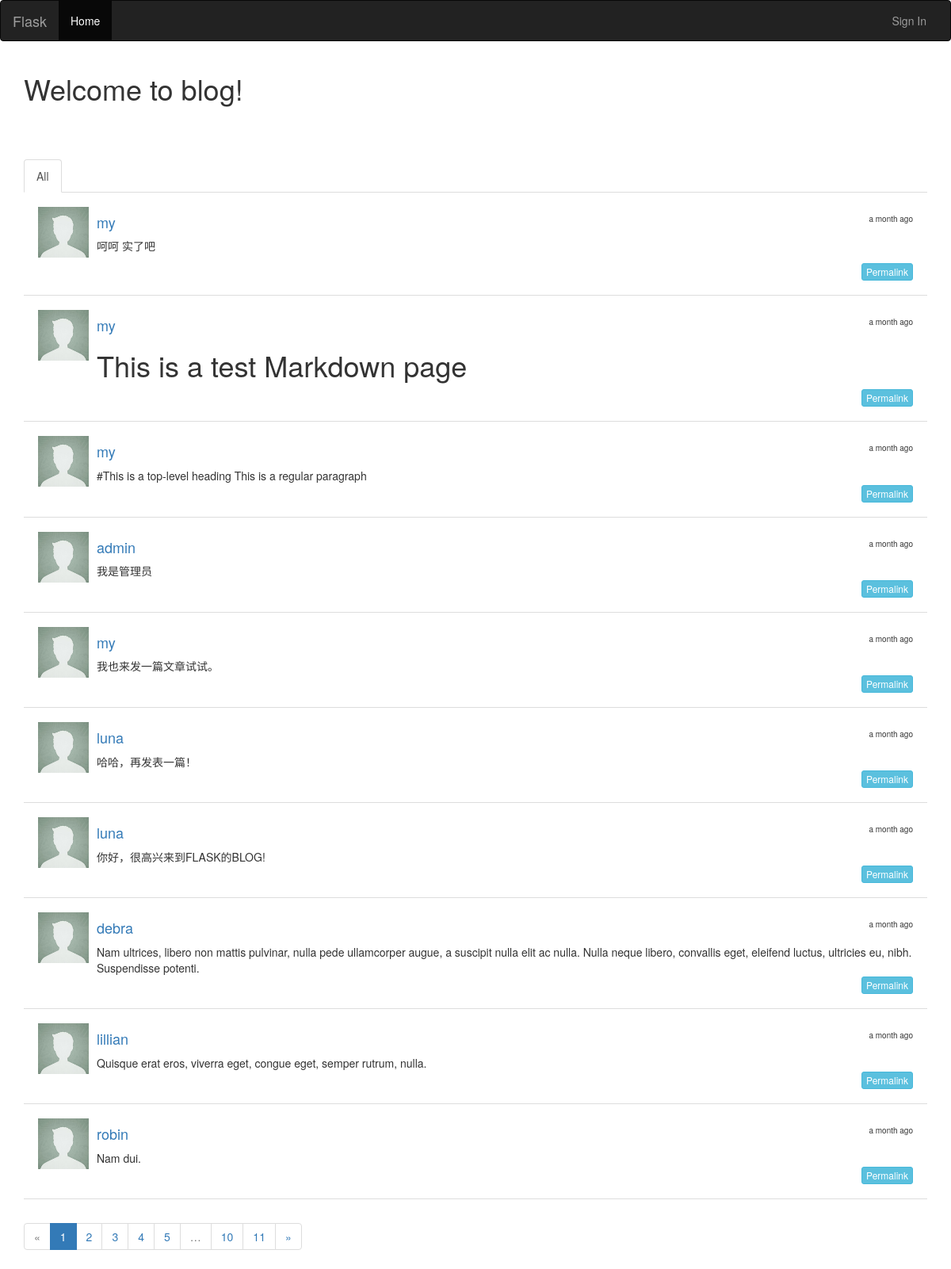
The page / on the database its author committed.
### app/models.py (models this page shows, shortened)
class Post(db.Model):
	__tablename__ = 'posts'
	id = db.Column(db.Integer,primary_key=True)
	body = db.Column(db.Text())
	timestamp = db.Column(db.DateTime(),default=datetime.utcnow,index=True)
	author_id=db.Column(db.Integer,db.ForeignKey('users.id'))
	body_html=db.Column(db.Text())
	comments = db.relationship('Comment',backref='post',lazy='dynamic')

class User(UserMixin,db.Model):
	__tablename__ = 'users'
	id = db.Column(db.Integer, primary_key = True)
	email = db.Column(db.String(64),unique = True, index=True)
	username = db.Column(db.String(64),unique = True,index = True)
	password_hash = db.Column(db.String(128))
	role_id = db.Column(db.Integer, db.ForeignKey('roles.id'))
	name =db.Column(db.String(64))
	location = db.Column(db.String(64))
	about_me = db.Column(db.Text())
	member_since = db.Column(db.DateTime(),default=datetime.utcnow)
	last_seen = db.Column(db.DateTime(),default = datetime.utcnow)
	comments = db.relationship('Comment',backref='author',lazy='dynamic')
	posts = db.relationship('Post',backref='author',lazy='dynamic')
	followed = db.relationship('Follow',foreign_keys=[Follow.follower_id],
		backref=db.backref('follower',lazy='joined'),lazy='dynamic')
	followers = db.relationship('Follow',foreign_keys=[Follow.followed_id],
		backref=db.backref('followed',lazy='joined'),lazy='dynamic')
	@property
	def password(self):
	    raise AttributeError('password is not a redable attribute')
	def gravatar(self,size='l'):
		if size == 's':
			return url_for('static',filename='img/def-head.jpg')
		else:
			return url_for('static',filename='img/def-head.jpg')

### app/main/views.py (the view)
@main.route('/',methods=['GET','POST'])
def index():
	form = PostForm()
	if current_user.can(Permission.WRITE_ARTICLES) and form.validate_on_submit():
		post = Post(body=form.body.data,author=current_user._get_current_object())
		db.session.add(post)
		return redirect(url_for('.index'))
	page = request.args.get('page',1,type=int)
	show_followed =False
	if current_user.is_authenticated():
		show_followed = bool(request.cookies.get('show_followed',''))
	if show_followed:
		query = current_user.followed_posts
	else:
		query = Post.query
	pagination = query.order_by(Post.timestamp.desc()).paginate(page,
		per_page=current_app.config['FLASKY_POSTS_PER_PAGE'],error_out=False)
	posts = pagination.items
	return render_template('index.html',form=form,posts=posts,pagination=pagination,show_followed=show_followed)

### app/auth/views.py (called while the page is built)
@auth.before_app_request
def before_request():
	if current_user.is_authenticated():
		current_user.ping()

### app/main/__init__.py (called while the page is built)
@main.app_context_processor
def inject_permissions():
	return dict(Permission = Permission)

### app/models.py (called while the page is built)
	def can(self,permissions):
		return False

### app/templates/index.html (shortened to what this page needs)
{% extends "base.html" %}
{%import "_macros.html" as macros%}
{% block style %}
<link href="{{url_for('static',filename='css/mycss.css')}}" rel="stylesheet">
{% endblock %}
{% block body %}
<div class="container">
	{% if current_user.is_authenticated() %}
		<h1>Hello {{current_user.username}}</h1>
		{% else %}
		<h1>Welcome to blog!</h1>
	{% endif %}
	<div class="page-header" style="border:0px">
	</div>
	<div>
	  <ul class="nav nav-tabs">
        <li{% if not show_followed %} class="active"{% endif %}><a href="{{ url_for('.show_all') }}">All</a></li>
      </ul>
		{% include '_posts.html' %}
	</div>
	<div>
		{{macros.pagination_widget(pagination,'.index')}}
	</div>
</div>
{% endblock %}

### app/templates/_posts.html (shortened to what this page needs)
	<ul class="media-list">
	{% for post in posts %}
  		<li class="media">
    		<div class="media-left">
      			<a href="{{url_for('.user',username=post.author.username)}}">
        		<img class="media-object" src="{{post.author.gravatar()}}" >
      			</a>
    		</div>
    		<div class="media-body">
    			<p class="media-heading">
      				<h4>
      				<a href="{{url_for('.user',username=post.author.username)}}">{{post.author.username}}</a>
      				<span class="pull-right" style="font-size:10px">{{ moment(post.timestamp).fromNow() }}</span>
      				</h4>
      		</p>
          {% if post.body_html %}
          {{post.body_html|safe}}
          {%else%}
     			{{post.body}}
          {% endif %}
          <div class="text-right">
            <a href="{{url_for('.post',id=post.id )}}" class="btn btn-info btn-xs">Permalink</a>
          </div>
    		</div>
  		</li>
  	{% endfor %}
	</ul>

### app/static/css/mycss.css (style rules this page uses)
.page-header { margin-bottom:20px; }
.media-left img { width: 64px;height: 64px; }
.media { margin: 0px; padding: 18px; border-bottom: solid 1px #dddddd; }

### rows shown on the page
Post: author.username "my", timestamp "a month ago", body_html "呵呵 实了吧"
Post: author.username "my", timestamp "a month ago", body_html "This is a test Markdown page"
Post: author.username "my", timestamp "a month ago", body "#This is a top-level heading This is a regular paragraph"
Post: author.username "admin", timestamp "a month ago", body "我是管理员"
Post: author.username "my", timestamp "a month ago", body "我也来发一篇文章试试。"
Post: author.username "luna", timestamp "a month ago", body "哈哈，再发表一篇！"
Post: author.username "luna", timestamp "a month ago", body "你好，很高兴来到FLASK的BLOG!"
Post: author.username "debra", timestamp "a month ago", body "Nam ultrices, libero non mattis pulvinar, nulla pede ullamcorper augue, a suscipit nulla elit ac nulla. Nulla neque libero, convallis eget, eleifend luctus, ultricies eu, nibh. Suspendisse potenti."
Post: author.username "lillian", timestamp "a month ago", body "Quisque erat eros, viverra eget, congue eget, semper rutrum, nulla."
Post: author.username "robin", timestamp "a month ago", body "Nam dui."

### other values the page prints
{{ p }} "1"
{{ p }} "2" "3" "4" "5" "10" "11"
